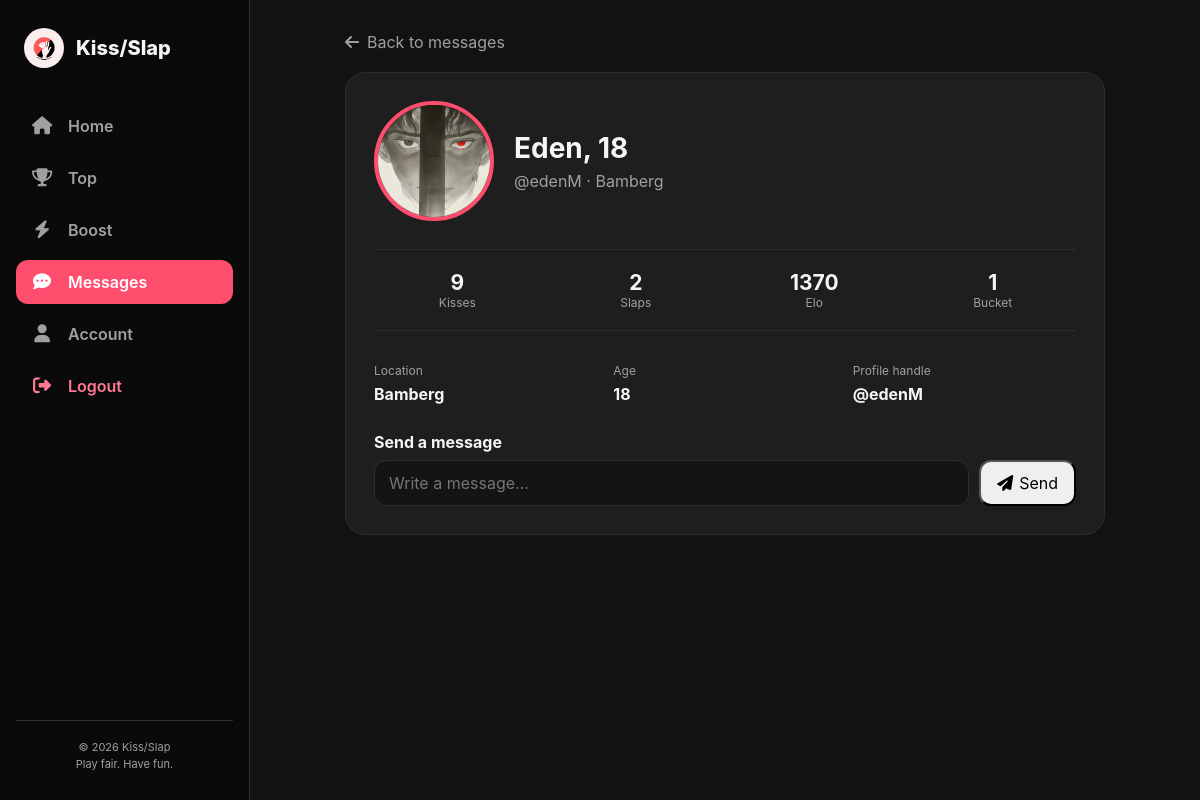
The app's page /profile/21 (signed in) with its own data.
### tables this page shows
CREATE TABLE users (
    id INTEGER PRIMARY KEY AUTOINCREMENT,
    name TEXT NOT NULL,
    age INTEGER NOT NULL,
    location TEXT NOT NULL,
    image_url TEXT NOT NULL,
    email TEXT UNIQUE,
    password_hash TEXT,
    profile_handle TEXT,
    kisses INTEGER NOT NULL DEFAULT 0,
    slaps INTEGER NOT NULL DEFAULT 0,
    elo INTEGER NOT NULL DEFAULT 1000,
    bucket INTEGER NOT NULL DEFAULT 1
, sex TEXT, love INTEGER DEFAULT 0, dark INTEGER DEFAULT 0, elo_temp INTEGER DEFAULT 0, temp_boost_expires DATETIME, shield_charges INTEGER DEFAULT 0, double_edge_expires DATETIME);

### app.py (the view)
@app.get("/profile/<int:user_id>")
@login_required
def profile(user_id):
    user = rows("""
        SELECT id, name, age, location, image_url AS image, profile_handle,
               kisses, slaps, elo, bucket,
               (elo + CASE
                   WHEN temp_boost_expires IS NOT NULL AND temp_boost_expires > CURRENT_TIMESTAMP
                   THEN COALESCE(elo_temp, 0)
                   ELSE 0
               END) AS effective_elo
        FROM users WHERE id = :user_id
    """, {"user_id": user_id})
    if not user:
        return render_template("error.html", error_code=404, error_title="Profile not found"), 404
    profile_data = user[0]
    profile_data["elo"] = profile_data["effective_elo"]
    viewer_id = current_user_id()
    is_match = bool(rows("""
        SELECT id FROM matches
        WHERE status = 'matched'
        AND ((sender_id = :viewer_id AND receiver_id = :profile_id)
        OR (sender_id = :profile_id AND receiver_id = :viewer_id))
    """, {"viewer_id": viewer_id, "profile_id": user_id}))
    return render_template("profile.html", active_page="messages", user=profile_data, is_match=is_match)

### app.py (called while the page is built)
def rows(sql, params=None):
	result = db.session.execute(text(sql), params or {})
	return [dict(row) for row in result.mappings()]

def media_url(filename):
	if not filename:
		return url_for("static", filename="logo.png")
	return url_for("uploaded_image", filename=filename)

def current_user_id():
	return session.get("user_id", CURRENT_USER_ID)

def login_required(view):
	@wraps(view)
	def wrapped_view(*args, **kwargs):
		if "user_id" not in session:
			return redirect(url_for("login", next=request.path))
		return view(*args, **kwargs)
	return wrapped_view

@app.context_processor
def shared_navigation():
	return {
		"nav_items": [
			{"key": "home", "label": "Home", "href": url_for("home"), "icon": "fa-house"},
			{"key": "top", "label": "Top", "href": url_for("top"), "icon": "fa-trophy"},
			{"key": "boost", "label": "Boost", "href": url_for("boost"), "icon": "fa-bolt"},
			{"key": "messages", "label": "Messages", "href": url_for("messages"), "icon": "fa-comment-dots"},
			{"key": "account", "label": "Account", "href": url_for("account"), "icon": "fa-user"},
		],
		"logout_url": url_for("logout"),
		"logo_url": url_for("static", filename="logo.png"),
		"media_url": media_url,
	}

### templates/profile.html (shortened to what this page needs)
{% extends "index.html" %}
{% block page_class %}page-account page-profile{% endblock %}
{% block content %}
  <div class="content-wrapper">
    <a class="profile-back-link" href="{{ url_for('messages') }}"><i class="fa-solid fa-arrow-left"></i> Back to messages</a>
    <section class="profile-card">
      <div class="profile-hero">
        <img class="profile-avatar" src="{{ media_url(user.image) }}" alt="{{ user.name }} profile">
        <div>
          <h2>{{ user.name }}, {{ user.age }}</h2>
          <p>{{ user.profile_handle }} · {{ user.location }}</p>
        </div>
      </div>
      <div class="profile-stats">
        <div><strong>{{ user.kisses }}</strong><span>Kisses</span></div>
        <div><strong>{{ user.slaps }}</strong><span>Slaps</span></div>
        <div><strong>{{ user.elo }}</strong><span>Elo</span></div>
        <div><strong>{{ user.bucket }}</strong><span>Bucket</span></div>
      </div>
      <div class="profile-details">
        <div><span>Location</span><strong>{{ user.location }}</strong></div>
        <div><span>Age</span><strong>{{ user.age }}</strong></div>
        <div><span>Profile handle</span><strong>{{ user.profile_handle }}</strong></div>
      </div>
      {% if is_match %}
        <form class="profile-message-form" method="post" action="{{ url_for('send_profile_message', user_id=user.id) }}">
          <label for="profile-message">Send a message</label>
          <div class="profile-message-row">
            <input id="profile-message" name="body" type="text" placeholder="Write a message..." required>
            <button class="btn-send" type="submit"><i class="fa-solid fa-paper-plane"></i><span>Send</span></button>
          </div>
        </form>
      {% else %}
        <p class="profile-match-notice"><i class="fa-solid fa-lock"></i> You can send a message after matching.</p>
      {% endif %}
    </section>
  </div>
{% endblock %}

### static/styles.css (style rules this page uses)
:root { --kiss-color: #FF4D6D; --slap-color: #1A1A1A; --accent-color: #FFD60A; --elixir-color: #A855F7; --bg-color: #121212; --card-bg: #1E1E1E; --text-main: #F5F5F5; --text-sub: #A0A0A0; --border-color: #2E2E2E; --sidebar-width: 250px; }
* { box-sizing: border-box; margin: 0; padding: 0; font-family: -apple-system, BlinkMacSystemFont, "Segoe UI", Roboto, Helvetica, Arial, sans-serif; }
body { background-color: var(--bg-color); color: var(--text-main); }
button, a, input { font: inherit; }
.page-app { display: flex; min-height: 100vh; overflow-x: hidden; }
.page-app .content-wrapper { width: 100%; max-width: 1100px; margin: 0 auto; }
.page-account .content-wrapper { max-width: 900px; }
.page-profile .content-wrapper { max-width: 760px; }
.profile-back-link { display: inline-flex; gap: 8px; align-items: center; color: var(--text-sub); text-decoration: none; margin-bottom: 20px; }
.profile-card { background: var(--card-bg); border: 1px solid var(--border-color); border-radius: 20px; padding: 28px; }
.profile-hero { display: flex; align-items: center; gap: 20px; }
.profile-avatar { width: 120px; height: 120px; border-radius: 50%; object-fit: cover; border: 4px solid var(--kiss-color); }
.profile-hero h2 { font-size: 28px; margin-bottom: 6px; }
.profile-hero p { color: var(--text-sub); }
.profile-stats { display: grid; grid-template-columns: repeat(4, 1fr); gap: 12px; border-block: 1px solid var(--border-color); margin: 28px 0; padding: 20px 0; text-align: center; }
.profile-stats strong, .profile-stats span { display: block; }
.profile-stats strong { font-size: 21px; }
.profile-stats span, .profile-details span { color: var(--text-sub); font-size: 12px; }
.profile-details { display: grid; grid-template-columns: repeat(3, 1fr); gap: 16px; }
.profile-details strong { display: block; margin-top: 5px; }
.profile-message-form { margin-top: 28px; }
.profile-message-form label { display: block; margin-bottom: 8px; font-weight: 700; }
.profile-message-row { display: flex; gap: 10px; }
.profile-message-row input { flex: 1; min-width: 0; background: #141414; border: 1px solid var(--border-color); border-radius: 12px; padding: 12px 14px; color: var(--text-main); }
.profile-message-row .btn-send { width: auto; height: auto; border-radius: 12px; padding: 0 16px; }
.profile-message-row .btn-send span { margin-left: 6px; }

### records on screen
users: image_url (picture), name "Eden", age "18", profile_handle "@edenM", location "Bamberg", kisses "9", slaps "2", bucket "1"

### other values on screen
{{ item.label }} "Home" "Top" "Boost" "Messages" "Account"
{{ user.elo }} "1370"
